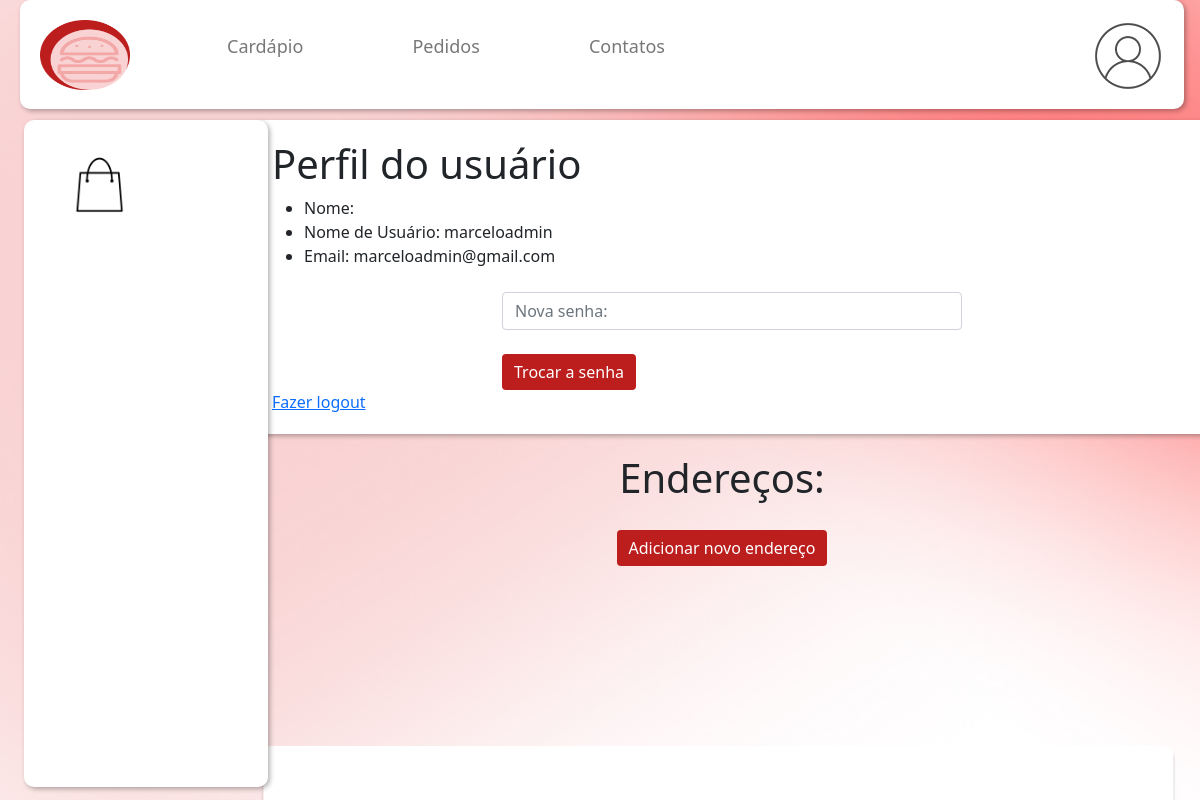
/profile/ (signed in), run on an earlier commit of the app's database.
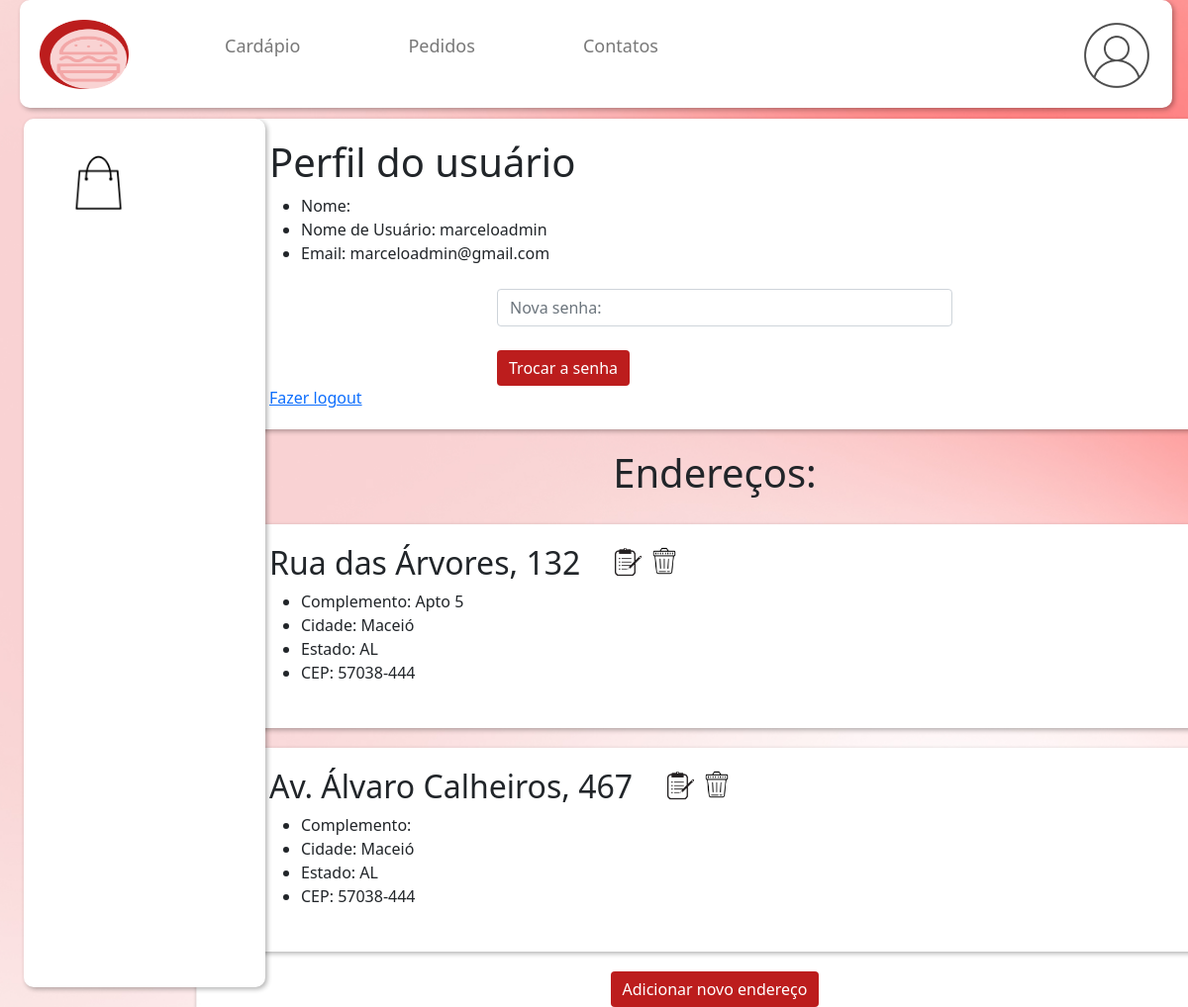
And on a later commit of the database.
### app/models.py (models this page shows, shortened)
class Endereco(models.Model):
    user = models.ForeignKey(User, on_delete=models.CASCADE, related_name="enderecos")
    rua = models.CharField(max_length=500)
    numero = models.CharField(max_length=100)
    cidade = models.CharField(max_length=100)
    estado = models.CharField(max_length=100)
    complemento = models.CharField(max_length=500)
    cep = models.CharField(max_length=20)
    criado_em = models.DateTimeField(auto_now_add=True)

### app/views.py (the view)
# urls.py: path('profile/',profile),
def profile(request):
    data = {}
    enderecos = Endereco.objects.filter(user=request.user)
    data['enderecos'] = enderecos
    return  render(request,'dashboard/profile.html', data)

### app/templates/dashboard/profile.html (shortened to what this page needs)
{% extends 'dashboard/dashboard_main.html' %}
{% block sidebar %}
{% if request.user.is_authenticated %}
            <nav class="sidebar-nav">
                <a href="/sacola">
                    <img src="..\..\static\sacola.png" class="sacola">
                </a>
            </nav>
        {% endif %}
{% endblock %}
{% block content %}
{% if request.user.is_authenticated %}
<div class="profile">
    <h1>Perfil do usuário</h1>
    <ul>
        <li>Nome: {{request.user.first_name}}</li>
        <li>Nome de Usuário: {{request.user.username}}</li>
        <li>Email: {{request.user.email}}</li>
    </ul>
    <form name="form-users" id="form-password" method="post"action="/password/">
        <div class="col-6 mt-4 m-auto">
            <input class="form-control mt-4" type="password" name="password" id="password" placeholder="Nova senha:">
            <input id="botao" class="btn btn-primary mt-4 mt-4" type="submit"  value="Trocar a senha">
        </div>
    </form>
    <a href="/logouts/ ">Fazer logout</a>
</div>
<h1>Endereços:</h1>
{% if enderecos %}
{% for endereco in enderecos %}
<div class="content-bar">
    <div>
        <h2>{{ endereco.rua }}, {{ endereco.numero }}</h2>
        <ul>
            <li>Complemento: {{ endereco.complemento }}</li>
            <li>Cidade: {{ endereco.cidade }}</li>
            <li>Estado: {{ endereco.estado }}</li>
            <li>CEP: {{ endereco.cep }}</li>
        </ul>
    </div>
    <div>
        <a href="/edit_endereco/{{endereco.id}}"><img src="..\..\static\editar.png" alt="" style="height: 35px; width: 35px;"></a>
        <a href="/remove_endereco/{{endereco.id}}"><img src="..\..\static\lixeira.png" alt="" style="height: 30px; width: 30px;"></a>
    </div>
</div>
{% endfor %}
{% endif %}
<a id="botao" href="{% url 'add_endereco' %}" class="btn btn-primary">Adicionar novo endereço</a>
{% else %}
Você não tem acesso a essa página! Faça login: <br>
<a class="btn btn-dark mt-4 mt-4" href="/">Voltar</a>
{% endif %}
{% endblock %}

What changed in the data, as far as the page shows it:
added Endereco: rua "Rua das Árvores", numero "132", complemento "Apto 5", cidade "Maceió", estado "AL", cep "57038-444"
added Endereco: rua "Av. Álvaro Calheiros", numero "467", cidade "Maceió", estado "AL", cep "57038-444"
